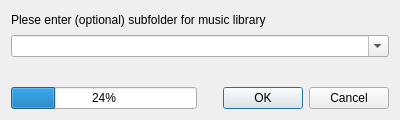
<?xml version="1.0" encoding="UTF-8"?>
<ui version="4.0">
 <class>ImportFolder</class>
 <widget class="QWidget" name="ImportFolder">
  <property name="geometry">
   <rect>
    <x>0</x>
    <y>0</y>
    <width>400</width>
    <height>120</height>
   </rect>
  </property>
  <property name="minimumSize">
   <size>
    <width>400</width>
    <height>120</height>
   </size>
  </property>
  <property name="maximumSize">
   <size>
    <width>400</width>
    <height>150</height>
   </size>
  </property>
  <property name="windowTitle">
   <string>Form</string>
  </property>
  <layout class="QGridLayout" name="gridLayout">
   <item row="3" column="0" colspan="2">
    <widget class="QLabel" name="lab_full_path">
     <property name="minimumSize">
      <size>
       <width>380</width>
       <height>10</height>
      </size>
     </property>
     <property name="maximumSize">
      <size>
       <width>400</width>
       <height>30</height>
      </size>
     </property>
     <property name="text">
      <string/>
     </property>
    </widget>
   </item>
   <item row="1" column="0" colspan="2">
    <widget class="QComboBox" name="comB_proposed_artists">
     <property name="editable">
      <bool>true</bool>
     </property>
     <property name="maxVisibleItems">
      <number>10</number>
     </property>
     <property name="minimumContentsLength">
      <number>0</number>
     </property>
     <property name="iconSize">
      <size>
       <width>16</width>
       <height>16</height>
      </size>
     </property>
     <property name="frame">
      <bool>true</bool>
     </property>
    </widget>
   </item>
   <item row="4" column="1">
    <widget class="QDialogButtonBox" name="bb_ok_cancel">
     <property name="standardButtons">
      <set>QDialogButtonBox::Cancel|QDialogButtonBox::Ok</set>
     </property>
    </widget>
   </item>
   <item row="4" column="0">
    <widget class="QProgressBar" name="pb_progress">
     <property name="value">
      <number>24</number>
     </property>
    </widget>
   </item>
   <item row="0" column="0" colspan="2">
    <widget class="QLabel" name="label">
     <property name="text">
      <string>Plese enter (optional) subfolder for music library</string>
     </property>
    </widget>
   </item>
  </layout>
 </widget>
 <resources/>
 <connections/>
</ui>
